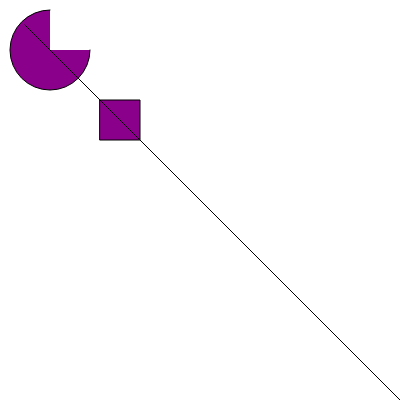
Frame 1 (no input)
Frame 60 (no input): identical to frame 1, image omitted
Frame 120 (the mouse pressed at the canvas centre since frame 60): identical to frame 1, image omitted

The p5.js sketch that drew this single still picture (run headless with seeded random() and noise() and a simulated clock; from frame 60 on, the mouse is pressed at the canvas centre):

// p5.js sketch
// ── sketch.js
function setup() {
  createCanvas(400, 400);
}





function draw() {
  background('white');

  fill('DarkMagenta');
  rect(100,100, 40, 40);
  arc(50, 50, 80, 80, 0, PI + HALF_PI);

line(25, 25, 500, 500);


}
// test test test
